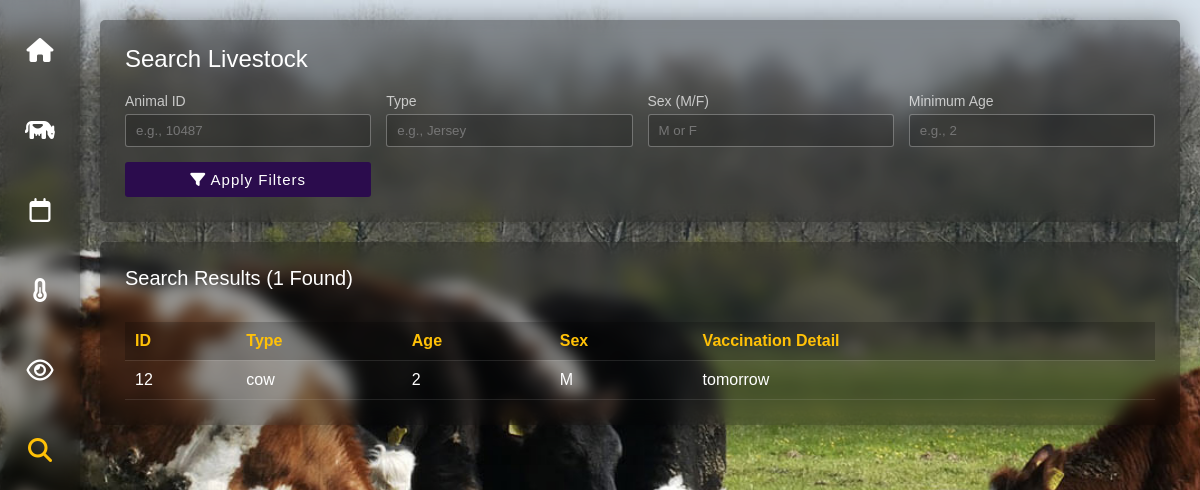
The page /animals/search/ on the database as committed earlier.
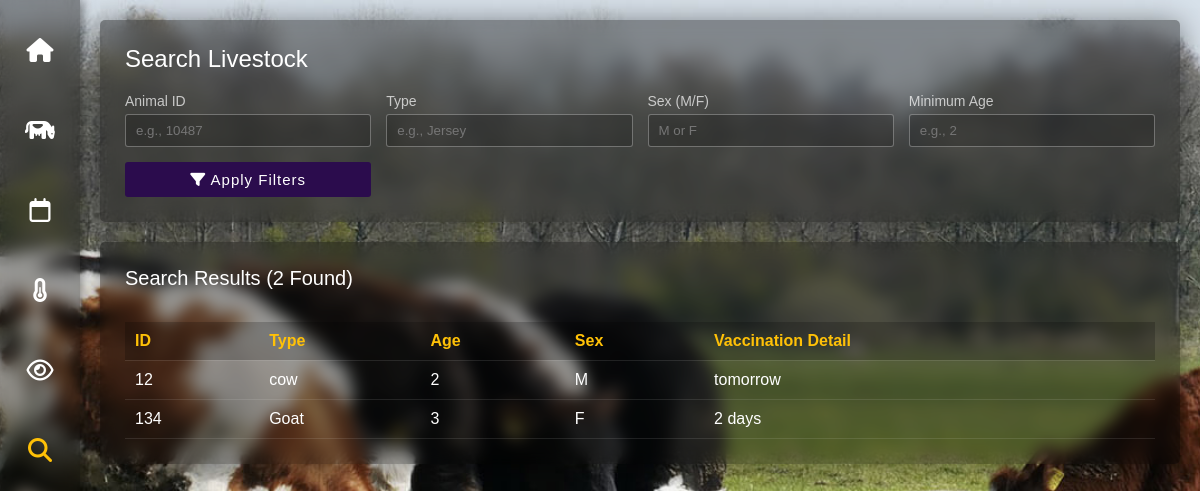
The same page on the database as committed later.
### animals/models.py (models this page shows, shortened)
class Animal(models.Model):
    animal_id = models.CharField(max_length=100, unique=True)
    animal_type = models.CharField(max_length=50)
    age = models.IntegerField()
    sex = models.CharField(max_length=10)
    vaccination_detail = models.TextField()

### animals/views.py (the view, shortened to what this page needs)
# urls.py: path('search/', views.search_animal, name='search_livestock'),
def search_animal(request):
    animals = Animal.objects.all()
    query_set = {} # Dictionary to store filters applied
    context = {
        'animals': animals,
        'filters': query_set,
    }
    return render(request, 'search_animal.html', context)

### animals/templates/search_animal.html (shortened to what this page needs)
{% load static %}
<!DOCTYPE html>
<html lang="en">
<head>
    <link rel="stylesheet" href="https://cdnjs.cloudflare.com/ajax/libs/font-awesome/6.5.2/css/all.min.css" xintegrity="sha512-SnH5WK+bZxgPHs44uWIX+LLMDJ8uR0FMOQo2T8Y897E9uE9h/u0F9+5W1E9sW9uC1F1C1W1X1C1W1W1W1C1W1" />
</head>
<body>
    <div class="sidebar">
        <div class="nav-item">
            <a href="{% url 'accounts:home' %}"><i class="fa-solid fa-house"></i><span class="tooltip">Home</span></a>
        </div>
        <div class="nav-item">
            <a href="{% url 'animals:add_animal' %}"><i class="fas fa-cow"></i><span class="tooltip">Add Animal</span></a>
        </div>
        <div class="nav-item">
            <a href="#"><i class="fa-regular fa-calendar"></i><span class="tooltip">Vaccination Schedule</span></a>
        </div>
        <div class="nav-item">
            <a href="#"><i class="fas fa-thermometer-half"></i><span class="tooltip">Environmental Data</span></a>
        </div>
        <div class="nav-item">
            <a href="#"><i class="fa-regular fa-eye"></i><span class="tooltip">Anomalies</span></a>
        </div>
        <div class="nav-item">
            <a href="{% url 'animals:search_livestock' %}"><i class="fas fa-search" style="color: #ffc107;"></i><span class="tooltip">Search Livestock</span></a>
        </div>
    </div>
    <div class="main-content">
        <div class="search-container">
            <h1>Search Livestock</h1>
            <form method="POST" class="search-form">
                <div class="form-group">
                    <label for="animal_id">Animal ID </label>
                    <input type="text" id="animal_id" name="animal_id" placeholder="e.g., 10487">
                </div>
                <div class="form-group">
                    <label for="type">Type</label>
                    <input type="text" id="type" name="type" placeholder="e.g., Jersey">
                </div>
                <div class="form-group">
                    <label for="sex">Sex (M/F)</label>
                    <input type="text" id="sex" name="sex" placeholder="M or F">
                </div>
                <div class="form-group">
                    <label for="age_min">Minimum Age</label>
                    <input type="number" id="age_min" name="age_min" placeholder="e.g., 2">
                </div>
                <button type="submit" class="search-btn">
                    <i class="fas fa-filter"></i> Apply Filters
                </button>
            </form>
        </div>
        <div class="results-container">
            <h2>Search Results ({{ animals|length }} Found)</h2>
            {% if animals %}
                <div style="overflow-x: auto;">
                    <table class="results-table">
                        <thead>
                            <tr>
                                <th>ID</th>
                                <th>Type</th>
                                <th>Age</th>
                                <th>Sex</th>
                                <th>Vaccination Detail</th>
                            </tr>
                        </thead>
                        <tbody>
                            {% for animal in animals %}
                                <tr>
                                    <td data-label="ID">{{ animal.animal_id }}</td>
                                    <td data-label="Type">{{ animal.animal_type }}</td>
                                    <td data-label="Age">{{ animal.age }}</td>
                                    <td data-label="Sex">{{ animal.sex }}</td>
                                    <td data-label="Vax Detail">{{ animal.vaccination_detail }}</td>
                                </tr>
                            {% endfor %}
                        </tbody>
                    </table>
                </div>
            {% elif request.method == 'POST' and not messages %}
                <p style="text-align: center; margin-top: 30px; font-style: italic; color: rgba(255, 255, 255, 0.7);">
                    No animals matched the applied filters.
                </p>
            {% else %}
                <p style="text-align: center; margin-top: 30px; font-style: italic; color: rgba(255, 255, 255, 0.7);">
                    Enter criteria above to start searching your livestock data.
                </p>
            {% endif %}
        </div>
    </div>
</body>
</html>

Rows that differ between the two databases and show on the page:
added Animal: animal_id "134", animal_type "Goat", age "3", sex "F", vaccination_detail "2 days"
Other text that changed with them:
{{ animals|length }}: "1" → "2"
